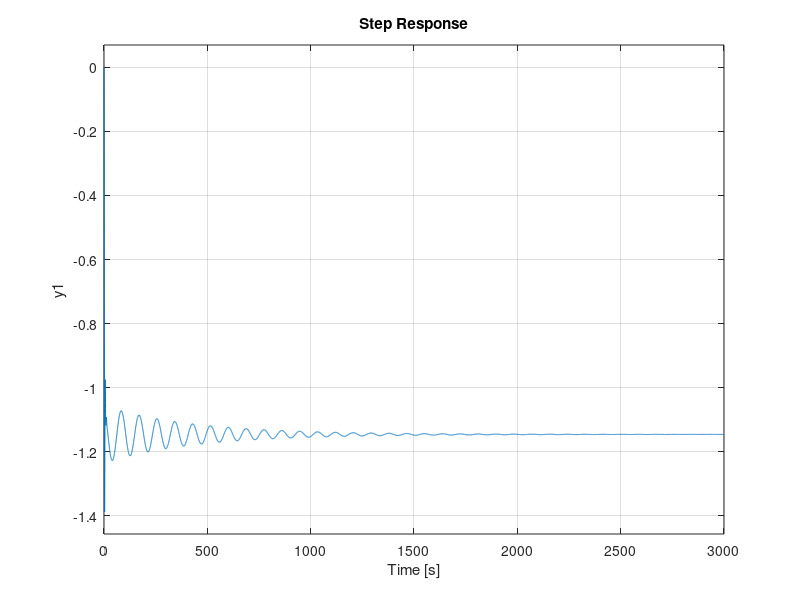

Source code (MATLAB):
%% Problem 1 Part A: Determine Poles and Zeros of Transfer Function
% Generate transfer function in matlab
num = [-0.01785 -1.38873 -0.0088536 -0.0079611]
denom = [1 0.81066 1.32005596 0.01038106 0.0069483]
tfsys = tf(num, denom)
%% 
% Compute the poles of the transfer function model
poles = pole(tfsys)
%%
% Compute the zeros of the transfer function model
zeros = zero(tfsys)


%% Problem 1 Part B: Is the system stable?
% Looking at the roots of the denominator (the poles) we can generate
% pole-zero plot. For BIBO stability the poles must be in the left hand
% plane
pzmap(tfsys)
grid on
%%
% We can see here that our poles are in the left hand plane, so this
% system is BIBO stable. BIBO stability also states that the roots of our
% transfer function must have negative real parts. We can observe:
real(poles)
%%
% That our values are indeed negative real, as well as repeated roots.
% Finally, we can plot an unit impulse response of our system to see if it
% goes to zero as time approaches infinity
impulse(tfsys)
%%
% Our system reaches zero as time moves to infinity, so its BIBO stable in
% all cases
%%
% If we looked into internal stability, we see that with our repeated roots
% of our transfer function our system is not marginally stable. Since the real roots have a negative
% part however, we are asympototically stable. 

%%
% What are our natural frequencies and damping ratio?
[W, zeta] = damp(tfsys)

%% Problem 1 Part C: Are there any pole-zero cancellations?
% If we take our transfer function back to state space, and observe
% eigenvalues of our A matrix. We can see if any of the poles or zeros were
% cancelled
[A, B, C, D] = tf2ss(num, denom)
%%
% Take our realization and put it into state space form
sys = ss(A, B, C, D)
%%
% Find poles and zeros
ss_poles = pole(sys)
ss_zeros = zero(sys)
%%
% Check eigenvalues of A as well to see if it matches with poles of our
% transfer function
eig(A)
%%
% As we can see, there is no pole-zero cancellation

%% Problem 1 Part D: Convert to State Space Form
sys = ss(A, B, C, D)

%% Problem 1 Part E: Plot step response
step(sys)

